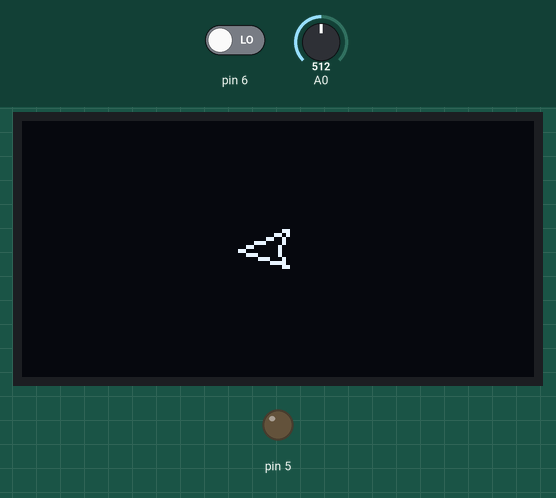
Bench run of a sketch on a simulated Arduino Uno, built with avr-gcc and run on an emulated ATmega328P. On the bench: 128×64 one-colour display, output pins drawn as LEDs (lit = HIGH). The inputs (shaded band) are chosen by the test bench; at power-on: pin 6 LOW, A0 = 512.

Above: at 1.2 s.
1.3 s: pin 6 driven HIGH
2.9 s: A0 set to 716
4.4 s: A0 set to 900
At 4.62 s:
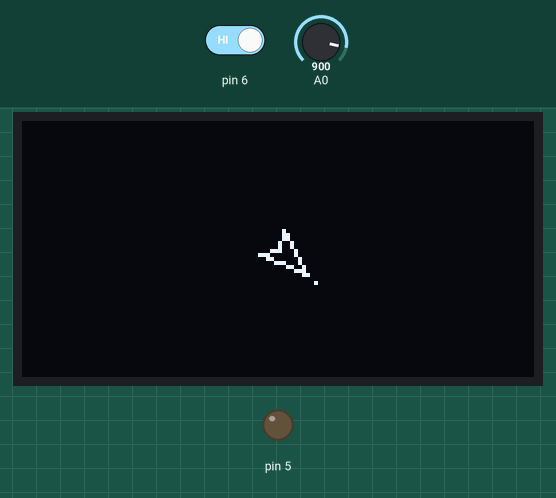
5.9 s: A0 set to 1023
At 8.27 s:
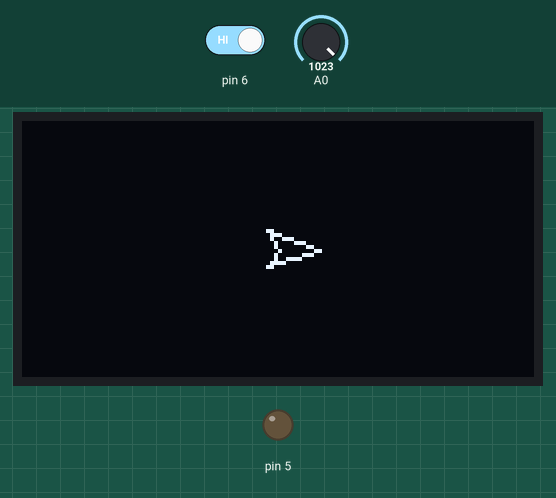

The sketch:

asteroids1.ino
```cpp
#include <Arduino.h>
#include <U8g2lib.h>
#include <Wire.h>

U8G2_SSD1306_128X64_NONAME_F_HW_I2C u8g2(U8G2_R2, SCL, SDA, U8X8_PIN_NONE);

void setup() {
  u8g2.begin();
  pinMode(6, INPUT);
  pinMode(5, OUTPUT);
  randomSeed(analogRead(A1));
  u8g2.setFont(u8g2_font_unifont_t_symbols);
}

int xship = 64;
int yship = 32;

bool FIRE = false;
int xs, ys;
int ds;
float sa;

void loop() {
  float rot = ((float)map(analogRead(A0), 0,1023, 628,0))/100.0f;

  if (digitalRead(6) && !FIRE) {
    FIRE = true;
    ds = 10;
    sa = rot;
  }

  u8g2.clearBuffer();

  ship(rot);

  //sparo
  if (FIRE) {
    firing();
    ds = ds + 3;
  }

  u8g2.sendBuffer();
  delay(50);
}

void ship(float a) {
   int x = xship + (int)10*cos(a);
   int y = yship + (int)10*sin(a);
   int xa = xship + (int)5*cos(a + 2.0*PI / 3.0);
   int ya = yship + (int)5*sin(a + 2.0*PI / 3.0);
   int xb = xship + (int)5*cos(a - 2.0*PI / 3.0);
   int yb = yship + (int)5*sin(a - 2.0*PI / 3.0);
   u8g2.drawLine(xship, yship, xa, ya);
   u8g2.drawLine(xship, yship, xb, yb);
   u8g2.drawLine(x, y, xa, ya);
   u8g2.drawLine(x, y, xb, yb);
}

void firing() {
   int x = xship + (int)(ds*cos(sa));
   int y = yship + (int)(ds*sin(sa));
   u8g2.drawPixel(x, y);
   if ((x > 128) || (x <= 0) || (y<= 0) || (y>64)) {
     FIRE = false;
   }
}
```
